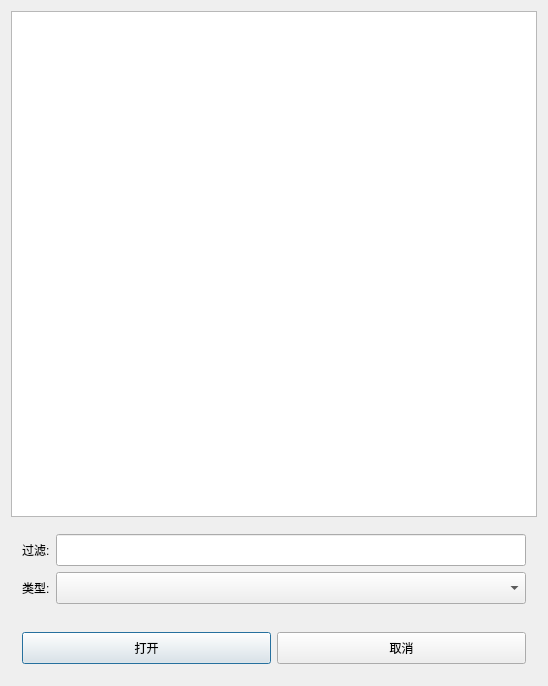
<?xml version="1.0" encoding="UTF-8"?>
<ui version="4.0">
 <class>DialogSelectProcess</class>
 <widget class="QDialog" name="DialogSelectProcess">
  <property name="geometry">
   <rect>
    <x>0</x>
    <y>0</y>
    <width>548</width>
    <height>686</height>
   </rect>
  </property>
  <property name="windowTitle">
   <string>进程列表</string>
  </property>
  <layout class="QVBoxLayout" name="verticalLayout">
   <item>
    <widget class="QTableWidget" name="ProcessList">
     <property name="font">
      <font>
       <family>Sarasa UI SC</family>
      </font>
     </property>
     <property name="editTriggers">
      <set>QAbstractItemView::SelectedClicked</set>
     </property>
     <property name="selectionMode">
      <enum>QAbstractItemView::SingleSelection</enum>
     </property>
     <property name="selectionBehavior">
      <enum>QAbstractItemView::SelectRows</enum>
     </property>
     <property name="verticalScrollMode">
      <enum>QAbstractItemView::ScrollPerPixel</enum>
     </property>
     <attribute name="verticalHeaderVisible">
      <bool>false</bool>
     </attribute>
    </widget>
   </item>
   <item>
    <widget class="QFrame" name="FrameCond">
     <layout class="QFormLayout" name="formLayout">
      <item row="0" column="0">
       <widget class="QLabel" name="label">
        <property name="minimumSize">
         <size>
          <width>0</width>
          <height>32</height>
         </size>
        </property>
        <property name="font">
         <font>
          <family>Microsoft YaHei UI</family>
         </font>
        </property>
        <property name="text">
         <string>过滤:</string>
        </property>
       </widget>
      </item>
      <item row="0" column="1">
       <widget class="QLineEdit" name="NameFilter">
        <property name="minimumSize">
         <size>
          <width>0</width>
          <height>32</height>
         </size>
        </property>
        <property name="font">
         <font>
          <family>Microsoft YaHei UI</family>
         </font>
        </property>
       </widget>
      </item>
      <item row="1" column="0">
       <widget class="QLabel" name="label_2">
        <property name="minimumSize">
         <size>
          <width>0</width>
          <height>32</height>
         </size>
        </property>
        <property name="font">
         <font>
          <family>Microsoft YaHei UI</family>
         </font>
        </property>
        <property name="text">
         <string>类型:</string>
        </property>
       </widget>
      </item>
      <item row="1" column="1">
       <widget class="QComboBox" name="TypeCombo">
        <property name="minimumSize">
         <size>
          <width>0</width>
          <height>32</height>
         </size>
        </property>
        <property name="font">
         <font>
          <family>Microsoft YaHei UI</family>
         </font>
        </property>
       </widget>
      </item>
     </layout>
    </widget>
   </item>
   <item>
    <widget class="QFrame" name="FrameBottom">
     <layout class="QHBoxLayout" name="horizontalLayout">
      <item>
       <widget class="QPushButton" name="OpenBtn">
        <property name="minimumSize">
         <size>
          <width>0</width>
          <height>32</height>
         </size>
        </property>
        <property name="font">
         <font>
          <family>Microsoft YaHei UI</family>
         </font>
        </property>
        <property name="text">
         <string>打开</string>
        </property>
       </widget>
      </item>
      <item>
       <widget class="QPushButton" name="CancelBtn">
        <property name="minimumSize">
         <size>
          <width>0</width>
          <height>32</height>
         </size>
        </property>
        <property name="font">
         <font>
          <family>Microsoft YaHei UI</family>
         </font>
        </property>
        <property name="text">
         <string>取消</string>
        </property>
       </widget>
      </item>
     </layout>
    </widget>
   </item>
  </layout>
 </widget>
 <layoutdefault spacing="6" margin="11"/>
 <resources/>
 <connections/>
</ui>
